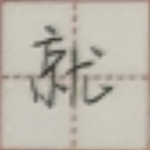
#> input picture 字体分割/data/dataset/01.png, 150 x 150 px; its folder holds only this picture in this run
$ python go.py
#> lines starting #> are read from the running program, lines starting #| are printed output that depends on the picture; after the words box and inside, x2 and y2 are one past the last pixel; in counts of white or black regions, pixels touching at a corner belong together
#> further down, img is the input picture: shape (150, 150, 3); mean B, G, R 172.2, 183, 188.3
import cv2  # 导入OpenCV库
import numpy as np  # 导入NumPy库
import os  # 导入os库
dispose_dir = 'data/dataset'  # 数据集文件夹
save_path = 'out1'  # 输出文件夹


def high_reserve(img, ksize, sigm):
#> called with ksize = 5, sigm = 3
    img = img * 1.0
    gauss_out = cv2.GaussianBlur(img, (ksize, ksize), sigm)
    img_out = img - gauss_out + 128
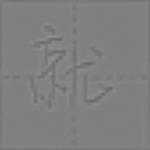
#> img_out: shape (150, 150, 3) float64; mean of channels 0, 1, 2 127.9, 127.9, 127.9; drawn as B, G, R
    img_out = img_out / 255.0
    # 饱和处理
    mask_1 = img_out < 0
#> mask_1: shape (150, 150, 3) bool; every value is 0
    mask_2 = img_out > 1
    img_out = img_out * (1 - mask_1)
    img_out = img_out * (1 - mask_2) + mask_2
    return img_out


def usm(img, number):
#> called with number = 5
    blur_img = cv2.GaussianBlur(img, (0, 0), number)
    usm = cv2.addWeighted(img, 1.5, blur_img, -0.5, 0)

    return usm


def Overlay(target, blend):
    mask = blend < 0.5
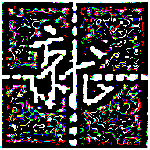
#> mask: shape (150, 150, 3) bool; mean of channels 0, 1, 2 0.26, 0.258, 0.266; drawn as B, G, R
    img = 2 * target * blend * mask + (1 - mask) * (1 - 2 * (1 - target) * (1 - blend))
    return img

for pic in os.listdir(dispose_dir):
    img = cv2.imread(os.path.join(dispose_dir, pic))
    img_gas = cv2.GaussianBlur(img, (3, 3), 1.5)

    high = high_reserve(img_gas, 5, 3)
    usm1 = usm(high, 5)
    adjusted_image = (Overlay(img_gas / 255, usm1) * 255).astype(np.uint8)

    # 2. 转换到HSV颜色空间
    hsv_image = cv2.cvtColor(img, cv2.COLOR_BGR2HSV)  # 转换颜色空间
#> hsv_image: shape (150, 150, 3); mean H, S, V 21.2, 22.2, 188.3

    # 3. 调整亮度
    target_brightness = 255 # 目标亮度值
    h, s, v = cv2.split(hsv_image)  # 分解HSV通道
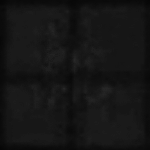
#> h: shape (150, 150); min 6, max 40, mean 21.2
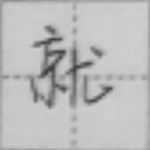
#> v: shape (150, 150); min 56, max 209, mean 188.3
    current_brightness = np.mean(v)  # 当前平均亮度
#> current_brightness = 188.3
    adjustment_factor = target_brightness / current_brightness  # 计算调整因子
#> adjustment_factor = 1.35
    v = np.clip(v * adjustment_factor, 0, 255).astype(np.uint8)  # 调整亮度
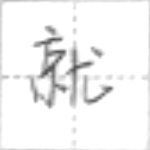
#> v: shape (150, 150); min 75, max 255, mean 243.2
    adjusted_image = cv2.merge((h, s, v))  # 重新组合HSV图像
#> adjusted_image: shape (150, 150, 3); mean H, S, V 21.2, 22.2, 243.2

    #4.调整饱和度
    target_saturation = 1 # 目标饱和度值
    h, s, v = cv2.split(adjusted_image)  # 分解HSV通道
    current_saturation = np.mean(s)  # 当前平均饱和度
#> current_saturation = 22.24
    adjustment_factor = target_saturation / current_saturation  # 计算调整因子
#> adjustment_factor = 0.045
    s = np.clip(s * adjustment_factor, 0, 255).astype(np.uint8)  # 调整饱和度
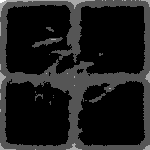
#> s: shape (150, 150); min 0, max 3, mean 0.331; drawn with min black and max white
    adjusted_image = cv2.merge((h, s, v))  # 重新组合HSV图像
#> adjusted_image: shape (150, 150, 3); mean H, S, V 21.2, 0.3, 243.2
    #
    #提高对比度
    ##clane = cv2.createCLAHE(clipLimit=2.0, tileGridSize=(8, 8))
    #
    # # 4. 转换回BGR
    # adjusted_image = cv2.cvtColor(adjusted_image, cv2.COLOR_HSV2BGR)  # 转回BGR
    #转化为灰度图
    adjusted_image = cv2.cvtColor(adjusted_image, cv2.COLOR_BGR2GRAY)
#> adjusted_image: shape (150, 150)

    #
    clane = cv2.createCLAHE(clipLimit=2.1, tileGridSize=(8, 8))
    adjusted_image = clane.apply(adjusted_image)
    # # #otsu二值化
    ret, adjusted_image = cv2.threshold(adjusted_image, 0, 255, cv2.THRESH_BINARY + cv2.THRESH_OTSU)
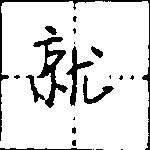
#> adjusted_image: shape (150, 150); 87.7% white; 20 black regions (11 under 20 px), largest, box (x1, y1, x2, y2) and area: (26, 37, 68, 108) 905, (0, 0, 150, 150) 815, (66, 46, 94, 106) 389
#> ret = 79


    cv2.imwrite(os.path.join(save_path, pic), adjusted_image)

    #
    # # 5. 保存处理后的图像
    # output_path = 'output_image.jpg'  # 输出路径
    # cv2.imwrite(output_path, adjusted_image)  # 保存

$ run again, on 字体分割/data/dataset/05.png
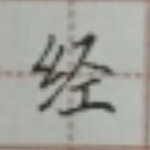
#> input picture 字体分割/data/dataset/05.png, 150 x 150 px
#> img is the input picture: shape (150, 150, 3); mean B, G, R 156.5, 163.1, 162.5
#> mask_1: shape (150, 150, 3) bool; every value is 0
#> hsv_image: shape (150, 150, 3); mean H, S, V 37.7, 13.8, 164.9
#> current_brightness = 164.9
#> `adjustment_factor = target_brightness / current_brightness`: adjustment_factor = 1.55
#> `v = np.clip(v * adjustment_factor, 0, 255).astype(np.uint8)`:
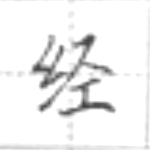
#> v: shape (150, 150); min 61, max 255, mean 240.9
#> current_saturation = 13.76
#> `adjustment_factor = target_saturation / current_saturation`: adjustment_factor = 0.0727
#> `ret, adjusted_image = cv2.threshold(adjusted_image, 0, 255, cv2.THRESH..`:
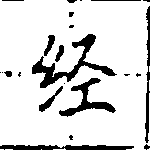
#> adjusted_image: shape (150, 150); 86.2% white; 23 black regions (10 under 20 px), largest, box (x1, y1, x2, y2) and area: (32, 34, 117, 88) 995, (59, 78, 116, 117) 600, (0, 145, 134, 150) 546
#> ret = 80

$ run again, on 字体分割/data/dataset/06.png
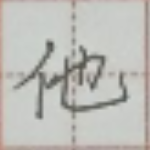
#> input picture 字体分割/data/dataset/06.png, 150 x 150 px
#> img is the input picture: shape (150, 150, 3); mean B, G, R 183.9, 188.7, 189.5
#> mask_1: shape (150, 150, 3) bool; every value is 0
#> hsv_image: shape (150, 150, 3); mean H, S, V 36.8, 10, 191.1
#> current_brightness = 191.1
#> `adjustment_factor = target_brightness / current_brightness`: adjustment_factor = 1.33
#> `v = np.clip(v * adjustment_factor, 0, 255).astype(np.uint8)`:
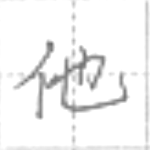
#> v: shape (150, 150); min 105, max 255, mean 243.2
#> current_saturation = 10.02
#> `adjustment_factor = target_saturation / current_saturation`: adjustment_factor = 0.0998
#> `ret, adjusted_image = cv2.threshold(adjusted_image, 0, 255, cv2.THRESH..`:
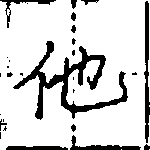
#> adjusted_image: shape (150, 150); 83.7% white; 28 black regions (15 under 20 px), largest, box (x1, y1, x2, y2) and area: (13, 41, 128, 120) 2042, (144, 1, 150, 143) 531, (70, 135, 141, 150) 323
#> ret = 82

$ run again, on 字体分割/data/dataset/07.png
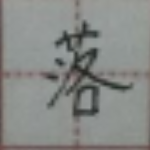
#> input picture 字体分割/data/dataset/07.png, 150 x 150 px
#> img is the input picture: shape (150, 150, 3); mean B, G, R 134.3, 137.3, 135.1
#> mask_1: shape (150, 150, 3) bool; every value is 0
#> hsv_image: shape (150, 150, 3); mean H, S, V 56.9, 11, 138.5
#> current_brightness = 138.5
#> `adjustment_factor = target_brightness / current_brightness`: adjustment_factor = 1.84
#> current_saturation = 11.02
#> `adjustment_factor = target_saturation / current_saturation`: adjustment_factor = 0.0907
#> `ret, adjusted_image = cv2.threshold(adjusted_image, 0, 255, cv2.THRESH..`:
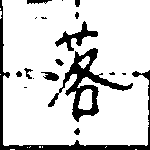
#> adjusted_image: shape (150, 150); 84.1% white; 18 black regions (7 under 20 px), largest, box (x1, y1, x2, y2) and area: (48, 48, 133, 122) 1426, (0, 0, 150, 150) 1372, (55, 21, 98, 51) 391
#> ret = 82
